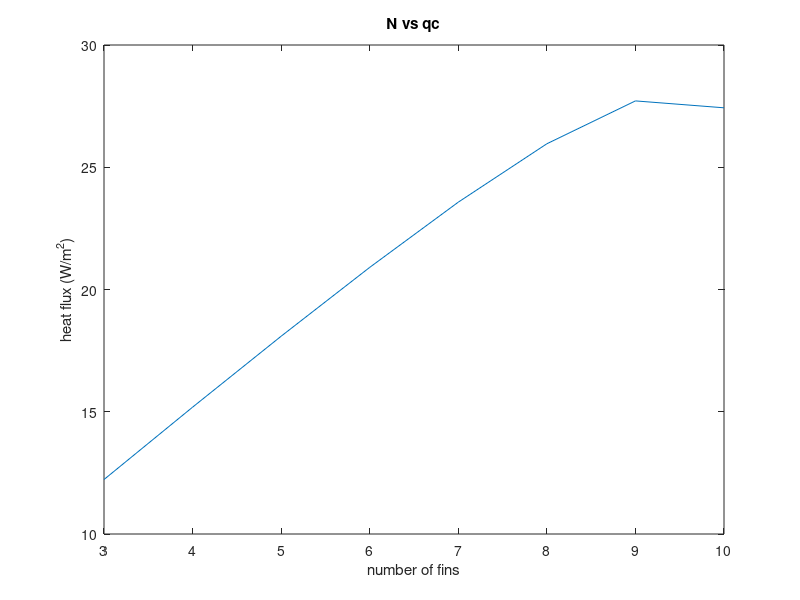
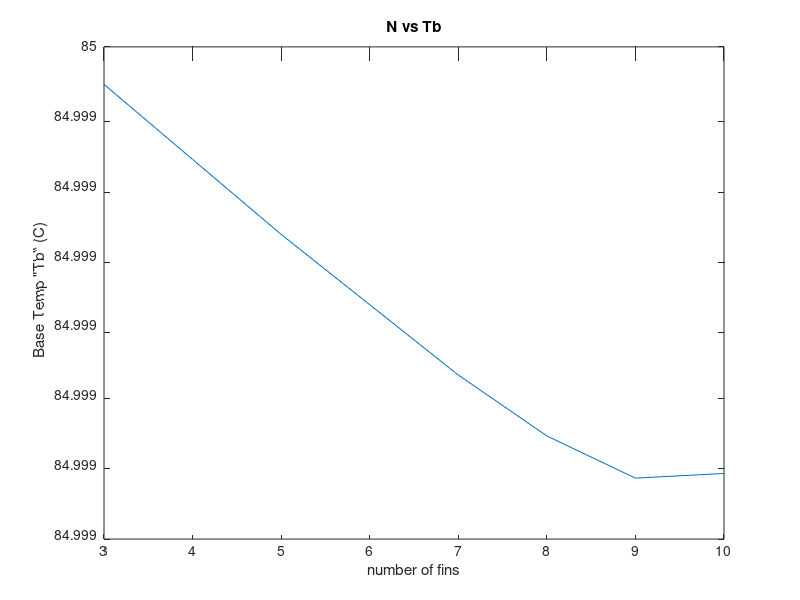
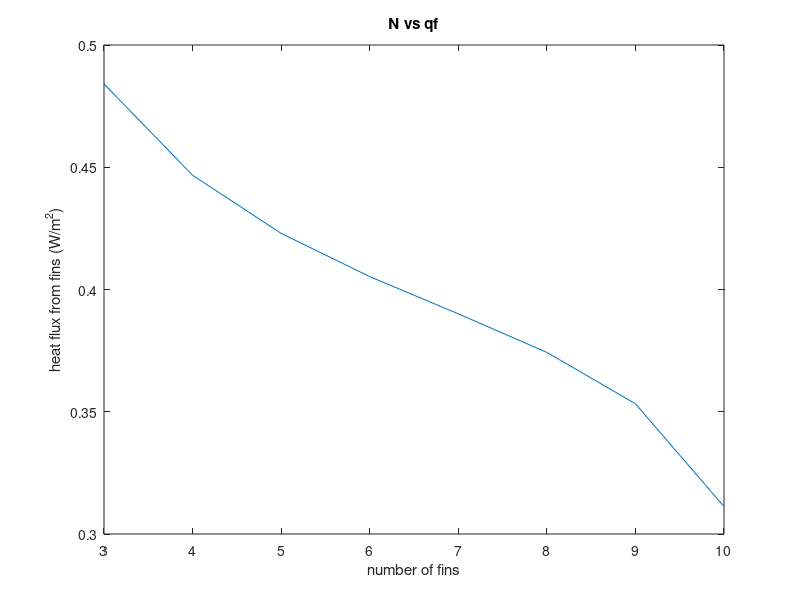
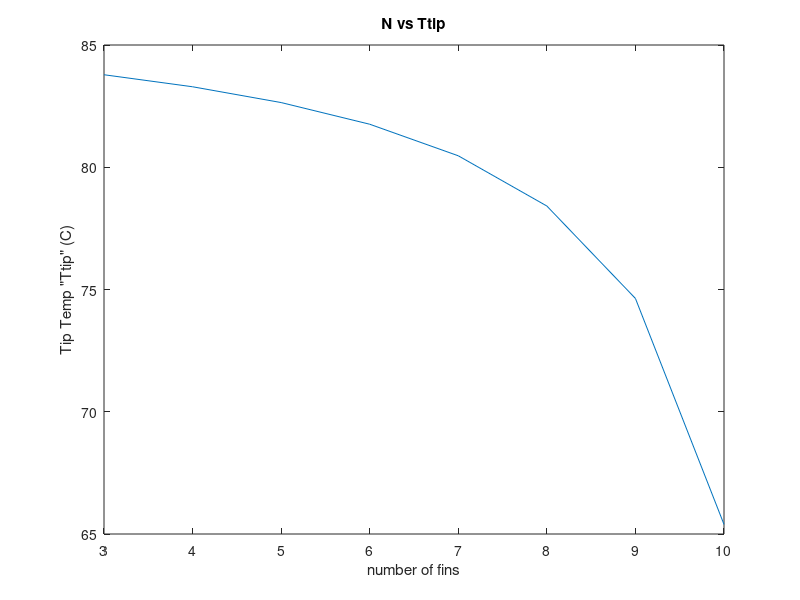

Recreate these plots in MATLAB, in order. (Note: this script raises an error after producing the figures.)
%% Inputs
clear
clc
 
Tc = 85; %Celsius

Tinf = 20; %Celsius

h = 100; %W/m^2 K
k = 180; %W/m K

Lf = .012; % meter
Lb = .003; % meter

L = Lf;

W = 20;%in millimeters
N=3:1:10;
t = ((W - 2.*N + 2)./N)./1000;

%re-assigning W value
W = 0.02;%in meters

P = 2.*(W+t);
Ac = t*W;
Af = 2.*((Lf.*W)+(Lf.*t));
At = W.^2 - N.*(W.*t) + N.*Af;
%% N vs qc

figure(1)
m = sqrt((h.*P)./(k.*Ac));

nf = (tanh(m.*L))./(m.*L);
no = 1-((N.*(Af./At)).*(1-nf));

Rs = (2*10^-5);
Rc = Lb/k;
Rf = 1./(no.*h.*At);

qc = (Tc-Tinf)./(Rs+Rc+Rf);
plot(N,qc)
xlabel('number of fins')
ylabel('heat flux (W/m^2)')
title('N vs qc')
%% N,Tb
figure(2)
Tb = qc.*Rf + Tinf;
plot(N,Tb)
xlabel('number of fins')
ylabel('Base Temp "Tb" (C)')
title('N vs Tb')
%% N,qf
figure(3)

theta_b = Tb - Tinf;
M = sqrt(h.*P.*k.*Ac.*theta_b);
qf = M.*tanh(m.*L);
%qf = nf.*h.*Af.*(Tb-Tinf);
plot(N,qf)
xlabel('number of fins')
ylabel('heat flux from fins (W/m^2)')
title('N vs qf')
%% N,Ttip
figure(4)
L = Lf;
x = Lf;
Ttip = Tinf + (Tb-Tinf).*cosh(m.*(L-x))./(cosh(m.*L));
plot(N,Ttip)
xlabel('number of fins')
ylabel('Tip Temp "Ttip" (C)')
title('N vs Ttip')
%% wt,N
figure(5)
d = 2710;%kg/m^3 density of alluminum
Vf = N.*t.*(Lf*W); %m^3Volume of fins
mf = d.*Vf; %kg mass of fins
wt = mf.*9.81;%Newtons weight of fins

plot(N,wt)
xlabel('number of fins')
ylabel('total weight of fins (Newtons)')
title('N vs weight')
%% Adiabatic Tip Condition

%theta = T - T_inf;
%theta_b = Tb - T_inf;
%m = sqrt(h*P/k*Ac);
%M = sqrt(h*P*k*Ac*theta_b);

% Temperature Distribution
%theta_L = cosh(m*(L-x))/cosh(m*L)

%Fin Heat Transfer Rate 
%qf = M*tanh(m*L)
%% Plotting temps for fdm c/f and 1D

% T1 = Tc - qc(1,1)*Rs;
% Ttip = Ttip(1,1);

fdmCt = xlsread('fdmc.xlsx','B5:M5');
fdmFt = xlsread('fdmf.xlsx','B5:AW5');

figure(6)
hold on
%FDM Coarse temp gradient
xC = linspace(0,Lf,12);
plot(xC,fdmCt)

%FDM Fine temp gradient
xF = linspace(0,Lf,48);
plot(xF,fdmFt)

%1D temp gradient
m = m(1,1);
L = Lf;
x1D = linspace(0,Lf,11);
x = x1D;
Tb = Tb(1,1);
Tx = Tinf + (Tb-Tinf).*cosh(m.*(L-x))./cosh(m.*L);

plot(x,Tx)


title('Fin Temp gradient')
ylabel('Temp (C)')
xlabel('x position (meters)')

legend('FDM - Coarse','FDM - Fine','1D')

% -----------------------------------------------------
% q_conduction heat Transfer plots
figure(7)
hold on 

% 1D heat Transfer
% qc1d = ones(1,10);
% n=0;
% for i = 1:length(Tx)-1
%     n = n+1;
%     qc1d(n) = (k/.001).*(Tx(1,n) - Tx(1,n+1));
% end
% 
% qc1 = ones(1,10);
% a = 0;
% for i = 1:length(qc1d)
% a = a +1;
% qc1(a) = (0.5*.02*.001).*(qc1d(1,a) - qc1d(1,a+1));
% end
% 
onedq = xlsread('1d.xlsx','C22:L22');
xd = linspace(0,Lf,10);

plot(xd,onedq)

%FDM Coarse heat transfer
fdmCq = xlsread('fdmc.xlsx','B11:L11');
xC = linspace(0,Lf,11);
plot(xC,fdmCq)

%FDM Fine heat transfer
fdmFq = xlsread('fdmf.xlsx','B11:AV11');
xF = linspace(0,Lf,47);
plot(xF,fdmFq)  
    
title('Conduction Heat Transfer Across Fin')
ylabel('qc (W/m^2)')
xlabel('x position (meters)')

legend('1D','FDM - Coarse','FDM - Fine')    
    
    
%% Plotting qf,Ttip and nf along Lf/t
% 1D qf for plot along L/t
Tinf = 20; %Celsius
Tb = 85;%Celsius

h = 100; %W/m^2 K
k = 180; %W/m K

Lf = .012; % meter
L = Lf;
Lb = .003; % meter
W = 0.02;%in meters

N = 1;

t = Lf./[3  5  7  9 10];

P = 2.*(W+t);
Ac = t*W;
Af = 2.*((Lf.*W)+(Lf.*t));
At = W.^2 - N.*(W.*t) + N.*Af;

m = sqrt((h.*P)./(k.*Ac));

theta_b = Tb - Tinf;
M = sqrt(h.*P.*k.*Ac.*theta_b);
qf = M.*tanh(m.*L);

figure(8)
hold on

plot(Lf./t,qf)  

% FDM coarse qf for plot along L/t
fdmCqf = xlsread('fdmc.xlsx','B18:F18');
plot(Lf./t,fdmCqf) 

% FDM Fine qf for plot along L/t
fdmFqf = xlsread('fdmf.xlsx','B16:F16');
plot(Lf./t,fdmFqf) 


title('Fin Heat Transfer')
ylabel('qf (W/m^2)')
xlabel('Lf/t')

legend('1D','FDM - Coarse','FDM - Fine') 
hold off



%Ttip------------------------------------------------------
figure(9)

hold on

% FDM coarse qf for plot along L/t
fdmCTtip = xlsread('fdmc.xlsx','B23:F23');
plot(Lf./t,fdmCTtip) 

% FDM Fine qf for plot along L/t
fdmFqTtip = xlsread('fdmf.xlsx','B21:F21');
plot(Lf./t,fdmFqTtip) 



%nf------------------------------------------------------
figure(10)
